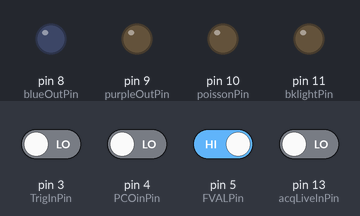
This sketch was run on a simulated Arduino Uno, built with avr-gcc and run on an emulated ATmega328P. Parts: output pins drawn as LEDs (lit = HIGH). The test bench sets the inputs (shaded band); at power-on: pin 5 (FVALPin) HIGH, pin 3 (TrigInPin), pin 4 (PCOinPin), pin 13 (acqLiveInPin) LOW. Random numbers use the default seed unless the sketch sets one.

Above: at 1.2 s.
1.3 s: pin 13 (acqLiveInPin) driven HIGH
At 1.68 s:
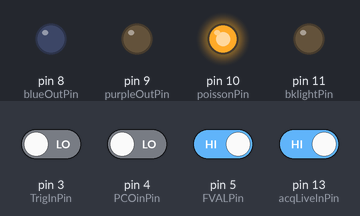
4.3 s: pin 4 (PCOinPin) driven HIGH
At 5.11 s:
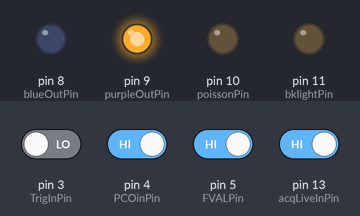
7.3 s: pin 5 (FVALPin) driven LOW
At 7.49 s:
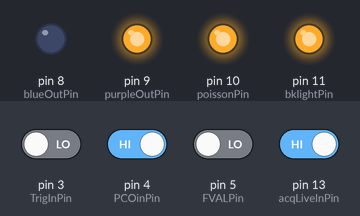
10.3 s: pin 4 (PCOinPin) driven LOW
At 10.53 s:
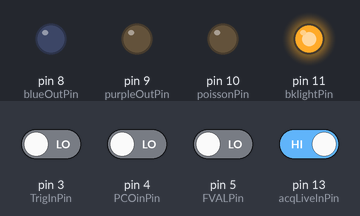
13.3 s: pin 4 (PCOinPin) driven HIGH
At 14.05 s:
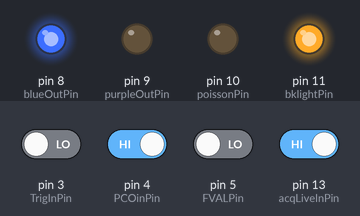
16.3 s: pin 3 (TrigInPin) driven HIGH
At 17.96 s:
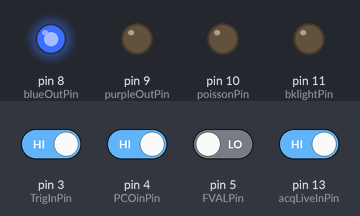
Timing chart, 0 to 20.3 s (numbered marks = the images above; inputs shaded):
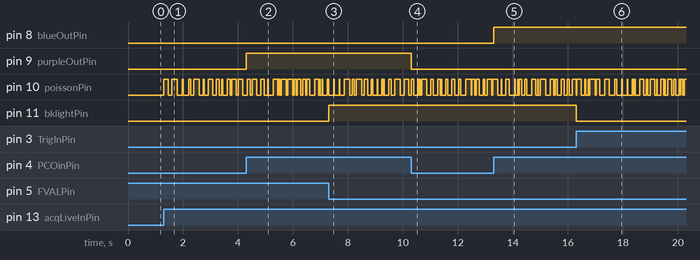

Measured:
- after the input at 1.3 s, pin 10 (poissonPin): LOW → HIGH at once, → LOW 0.17 s later, → HIGH 0.11 s later, → LOW 0.20 s later, … (24 changes in this stretch)
- after the input at 4.3 s, pin 9 (purpleOutPin): LOW → HIGH at once
- after the input at 7.3 s, pin 11 (bklightPin): LOW → HIGH at once
- after the input at 10.3 s, pin 9 (purpleOutPin): HIGH → LOW at once
- after the input at 13.3 s, pin 8 (blueOutPin): LOW → HIGH at once
- after the input at 16.3 s, pin 11 (bklightPin): HIGH → LOW at once

The sketch:

bluePurpleAlternateWithFlipperBklightFVAL.ino
```cpp
const bool debugMode = 0;  //1 to use simulated camera exposure and show outputs
const bool acqLiveMode = 1; //1 to evoke this code only when acqLive signal is on, 0 to ignore acqLive signal
const int camrate = 2; //frame rate of camera [Hz] (used only in debugMode)
const int duration = 1000 / camrate; //[ms]
int tmod;

const int FVALPin = 5; //FIXED "Frame Valid" in TSI-IOBOB2
const int TrigInPin = 3; //FIXED "Trig In" in TSI-IOBOB2 or "tlExposeClock" from NIDAQ
const int PCOinPin = 4;//2;    //FIXED pin for "all lines exposing" specified in TSI-IOBOB2
const int acqLiveInPin = 13;//5;       // pin for acqLive from Timeline
const int extraGndPin = 1;       //

const int blueOutPin = 8;//9;       // pin for blue's Gate1
const int purpleOutPin = 9;//4;       // pin for purple's Gate1
const int poissonPin = 10;          //pin for "flipper"
const int bklightPin = 11; //pin for backlight control 23/4/20

const int minPoissonDur = 10; //ms
const int maxPoissonDur = 200; //ms

bool flipflopState = 0;         // current state of the alternation
bool lastPCOstate = 0;
bool currentPCOstate = 0;
bool lastAcqLiveState = 0;
bool currentAcqLiveState = 0;
// internal variables
bool currentBlueInternalState = 0;
bool currentPurpleInternalState = 0;
// output to LED
bool currentBlueOutState = 0;
bool currentPurpleOutState = 0;

unsigned long lastFlipTime = 0;
unsigned long timeNow = 0;
unsigned long poissonStateDur = 0;
int currentPoissonState = 0;
bool currentTrigInstate = 0;
bool lastTrigInstate = 0;
bool currentFVALstate = 0;
bool lastFVALstate = 0;


void setup() {
  // put your setup code here, to run once:
  pinMode(FVALPin, INPUT);
  pinMode(TrigInPin, INPUT); //NOT OUTPUT
  pinMode(PCOinPin, INPUT);
  pinMode(blueOutPin, OUTPUT);
  pinMode(purpleOutPin, OUTPUT);
  pinMode(acqLiveInPin, INPUT);
  pinMode(bklightPin, OUTPUT);
  digitalWrite(bklightPin, LOW);
  pinMode(extraGndPin, OUTPUT);
  digitalWrite(extraGndPin, LOW);

  pinMode(poissonPin, OUTPUT);
  digitalWrite(poissonPin, LOW);
  currentPoissonState = LOW;
  poissonStateDur = random(minPoissonDur, maxPoissonDur);
  lastFlipTime = millis();

  if (debugMode == 1) {
    pinMode(PCOinPin, OUTPUT);
    pinMode(acqLiveInPin, OUTPUT);
    Serial.begin(9600);
  }

  if (acqLiveMode == 0) {
    digitalWrite(acqLiveInPin, LOW); //HIGH
  }
}


void loop() {
  // put your main code here, to run repeatedly:

  currentAcqLiveState = digitalRead(acqLiveInPin);
  timeNow = millis();

  if (debugMode == 1) {

    tmod = timeNow % duration;

    //rectanglar wave
    if (tmod > duration / 2) {
      digitalWrite(PCOinPin, HIGH);
    }
    else {
      digitalWrite(PCOinPin, LOW);
    }
  }


  if (currentAcqLiveState == HIGH & lastAcqLiveState == LOW) {
    flipflopState = 0; // guarantee that color is blue on first frame when acquisition starts.
    currentBlueInternalState = 1;
    currentPurpleInternalState = 0;
    }

  lastAcqLiveState = currentAcqLiveState;

  currentPCOstate = digitalRead(PCOinPin);

  if (currentPCOstate == HIGH & lastPCOstate == LOW) {
    flipflopState = (flipflopState + 1) % 2;

    if (flipflopState == 0) {
      currentBlueInternalState = 1;
      currentPurpleInternalState = 0;
    } else {
      currentBlueInternalState = 0;
      currentPurpleInternalState = 1;
    }
  }
  lastPCOstate = currentPCOstate;

currentFVALstate = digitalRead(FVALPin);
  if (currentFVALstate == LOW & lastFVALstate == HIGH) {
    digitalWrite(bklightPin, HIGH); //24/4/20
  }

  lastFVALstate = currentFVALstate;

  //code for flipper
  if (currentAcqLiveState == HIGH && (timeNow - lastFlipTime) > poissonStateDur) {
    lastFlipTime = timeNow;
    if (currentPoissonState == LOW) {
      currentPoissonState = HIGH;
    } else {
      currentPoissonState = LOW;
    }
    digitalWrite(poissonPin, currentPoissonState);
    poissonStateDur = random(minPoissonDur, maxPoissonDur);
  } else if (timeNow < lastFlipTime) {
    // this can only happen when the millis() function wraps around at the limit of the unsigned long datatype
    lastFlipTime = 1; // pretend we flipped at 1
  }

  //code for backlight 23/4/20
  currentTrigInstate = digitalRead(TrigInPin);
  if (currentTrigInstate == HIGH && lastTrigInstate == LOW) {
    digitalWrite(bklightPin, LOW);
  }

  lastTrigInstate = currentTrigInstate;

  // AND operation
  digitalWrite(blueOutPin, currentBlueInternalState & currentPCOstate);
  digitalWrite(purpleOutPin, currentPurpleInternalState & currentPCOstate);

  currentBlueOutState = digitalRead(blueOutPin);
  currentPurpleOutState = digitalRead(purpleOutPin);

  if (debugMode == 1) {
    //Serial.print(tmod); Serial.print(" ");
    Serial.print(currentPCOstate); Serial.print(" ");
    Serial.print(currentAcqLiveState); Serial.print(" ");
    Serial.print(currentBlueOutState); Serial.print(" ");
    Serial.println(currentPurpleOutState);
  }

  delayMicroseconds(50);
  //}
}
```
